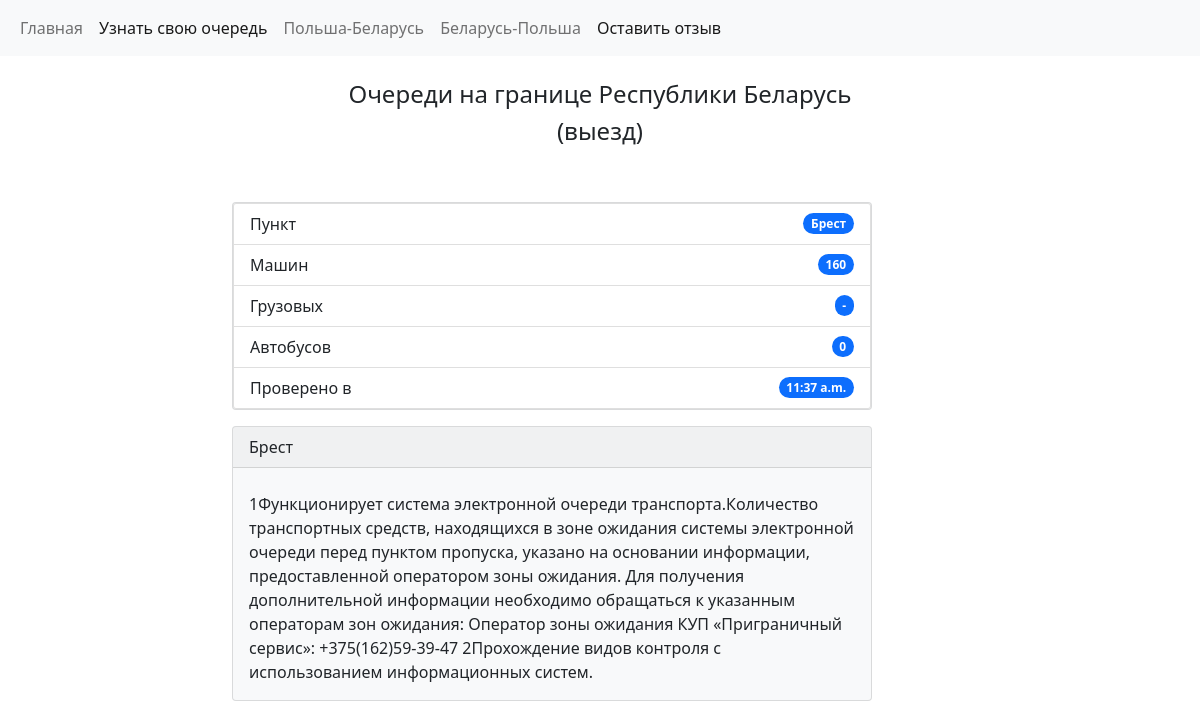
Page /brest on the committed database.
### website/models.py (models this page shows, shortened)
class Borders(models.Model):
    location = models.CharField(max_length=100)
    cars = models.CharField(max_length=100)
    buses = models.CharField(max_length=100)
    lorries = models.CharField(max_length=100)
    text = models.TextField(max_length=1600)
    time = models.TimeField(auto_now=True)
    created = models.DateTimeField(auto_now=True)

### website/views.py (the view)
# urls.py: path('brest', views.brest, name='brest'),
def brest(request):
    obj = Borders.objects.get(location='Брест')
    return render(request, 'brest.html', {'obj': obj})

### website/templates/brest.html (shortened to what this page needs)
{% extends 'base.html' %}
{% block content %}
  <div class="container">
    <div class="row">
      <div class="col-sm-2">
      </div>
      <div class="col-sm-8">
            <div class="card text-dark bg-light mb-3" style="max-width: 40rem; width: 400">
                <ul class="list-group">
                  <li class="list-group-item d-flex justify-content-between align-items-center">
                    Пункт
                    <span class="badge bg-primary rounded-pill">{{ obj.location }}</span>
                  </li>
                  <li class="list-group-item d-flex justify-content-between align-items-center">
                    Машин
                    <span class="badge bg-primary rounded-pill">{{ obj.cars }}</span>
                  </li>
                  <li class="list-group-item d-flex justify-content-between align-items-center">
                    Грузовых
                    <span class="badge bg-primary rounded-pill">{{ obj.lorries }}</span>
                  </li>
                  <li class="list-group-item d-flex justify-content-between align-items-center">
                    Автобусов
                    <span class="badge bg-primary rounded-pill">{{ obj.buses }}</span>
                  </li>
                  <li class="list-group-item d-flex justify-content-between align-items-center">
                    Проверено в
                    <span class="badge bg-primary rounded-pill">{{ obj.time }}</span>
                  </li>
                </ul>
            </div>
            <div class="card text-dark bg-light mb-3" style="max-width: 40rem;">
              <div class="card-header">{{ obj.location }}</div>
              <div class="card-body">
                <p class="card-text">{{ obj.text }}</p>
              </div>
            </div>
      </div>
      <div class="col-sm-2">
      </div>
    </div>
  </div>
{% endblock %}

### rows in the picture
Borders: location "Брест", cars "160", lorries "-", buses "0", time "11:37 a.m.", text "1Функционирует система электронной очереди транспорта.Количество транспортных средств, находящихся в зоне ожидания системы электронной очереди перед пунктом пропуска, указано на основании информации, предоставленной оператором зоны ожидания. Для получения дополнительной информации необходимо обращаться к указанным операторам зон ожидания: Оператор зоны ожидания КУП «Приграничный сервис»: +375(162)59-39-47 2Прохождение видов контроля с использованием информационных систем."
